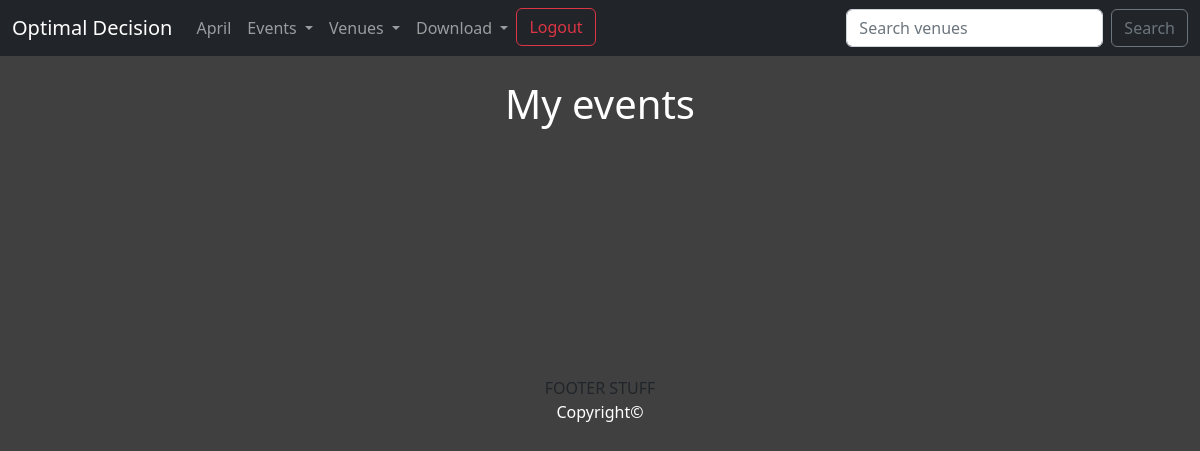
Before: /my_events (signed in) with the older database file.
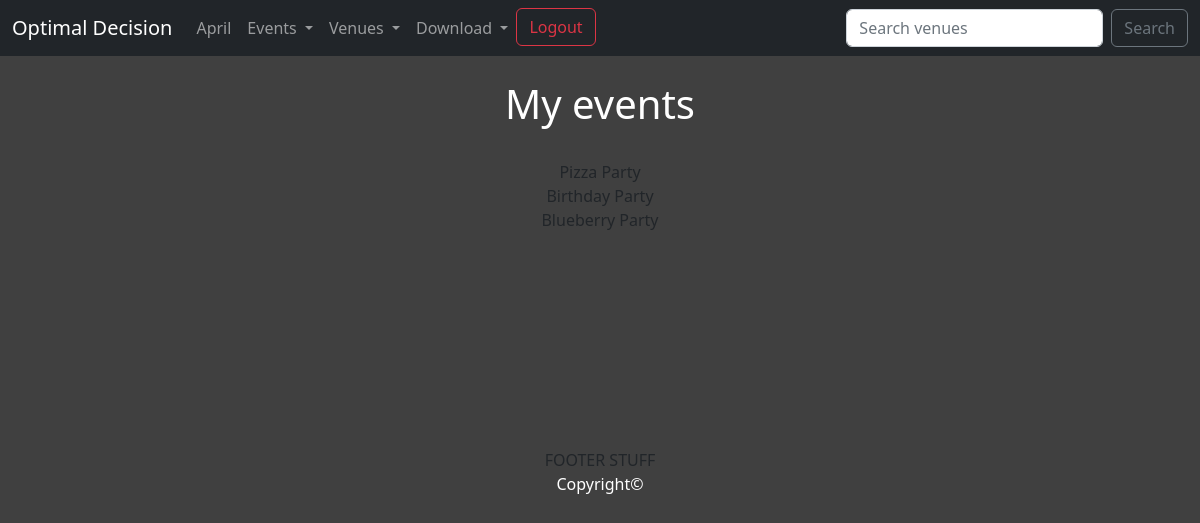
After: the same page with the newer database file.
### events/models.py (models this page shows, shortened)
class Event(models.Model):
    name = models.CharField('Event Name', max_length=120)
    event_date = models.DateTimeField('Event Date')
    venue = models.ForeignKey(Venue, blank=True, null=True, on_delete=models.CASCADE)
    manager = models.ForeignKey(User, related_name='manager', blank=True, null=True, on_delete=models.SET_NULL)
    description = models.TextField(blank=True)
    attendees = models.ManyToManyField(User, related_name='attendee', blank=True)
    def __str__(self):
        return self.name

### events/views.py (the view)
# urls.py: path('my_events', views.my_events, name='my_events'),
def my_events(request):
    if request.user.is_authenticated:
        me = request.user.id
        my_events = Event.objects.filter(attendees=me)
        return render(request, 'events/my_events.html', {'my_events': my_events})
    else:
        messages.success(request, 'You are not authorized to view this page.')
        return redirect('home')

### events/templates/events/my_events.html
{% extends 'events/base.html' %}
{% block content %}
<center>
<h1>My events</h1>
<br>
{% for event in my_events %}
{{ event }}<br/>
{% endfor %}
</center>
{% endblock content %}

Changed rows visible on the page:
now on this page (row unchanged): Event: name "Pizza Party"
now on this page (row unchanged): Event: name "Birthday Party"
added Event: name "Blueberry Party"
